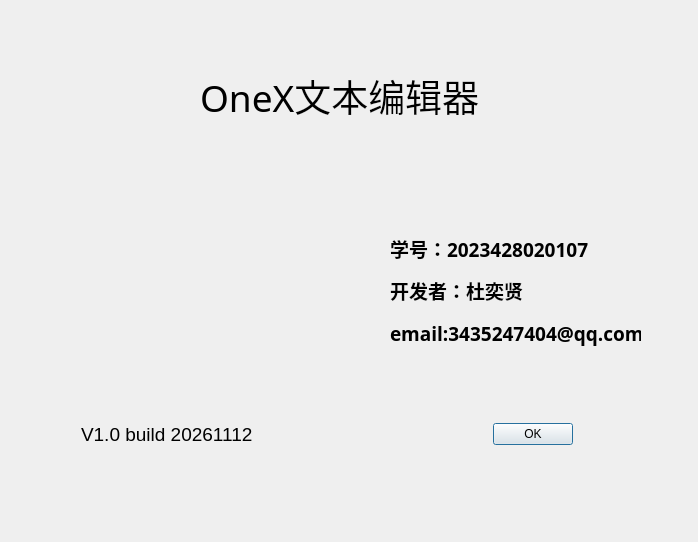
<?xml version="1.0" encoding="UTF-8"?>
<ui version="4.0">
 <class>AboutDialog</class>
 <widget class="QDialog" name="AboutDialog">
  <property name="geometry">
   <rect>
    <x>0</x>
    <y>0</y>
    <width>698</width>
    <height>542</height>
   </rect>
  </property>
  <property name="windowTitle">
   <string>关于</string>
  </property>
  <widget class="QDialogButtonBox" name="buttonBox">
   <property name="geometry">
    <rect>
     <x>480</x>
     <y>420</y>
     <width>93</width>
     <height>28</height>
    </rect>
   </property>
   <property name="orientation">
    <enum>Qt::Horizontal</enum>
   </property>
   <property name="standardButtons">
    <set>QDialogButtonBox::Ok</set>
   </property>
  </widget>
  <widget class="QLabel" name="label">
   <property name="geometry">
    <rect>
     <x>200</x>
     <y>30</y>
     <width>311</width>
     <height>131</height>
    </rect>
   </property>
   <property name="font">
    <font>
     <family>Agency FB</family>
     <pointsize>28</pointsize>
    </font>
   </property>
   <property name="text">
    <string>OneX文本编辑器</string>
   </property>
  </widget>
  <widget class="QLabel" name="label_5">
   <property name="geometry">
    <rect>
     <x>90</x>
     <y>190</y>
     <width>191</width>
     <height>191</height>
    </rect>
   </property>
   <property name="styleSheet">
    <string notr="true">border-image: url(:/img/Logo.png);</string>
   </property>
   <property name="text">
    <string/>
   </property>
  </widget>
  <widget class="QLabel" name="label_6">
   <property name="geometry">
    <rect>
     <x>81</x>
     <y>421</y>
     <width>204</width>
     <height>26</height>
    </rect>
   </property>
   <property name="font">
    <font>
     <family>Arial</family>
     <pointsize>14</pointsize>
    </font>
   </property>
   <property name="text">
    <string>V1.0 build 20261112</string>
   </property>
  </widget>
  <widget class="QWidget" name="layoutWidget">
   <property name="geometry">
    <rect>
     <x>390</x>
     <y>230</y>
     <width>251</width>
     <height>121</height>
    </rect>
   </property>
   <property name="font">
    <font>
     <family>Bahnschrift SemiBold SemiConden</family>
     <pointsize>14</pointsize>
     <weight>75</weight>
     <bold>true</bold>
    </font>
   </property>
   <layout class="QVBoxLayout" name="verticalLayout">
    <item>
     <widget class="QLabel" name="label_3">
      <property name="font">
       <font>
        <family>Bahnschrift SemiBold SemiConden</family>
        <pointsize>14</pointsize>
        <weight>75</weight>
        <bold>true</bold>
       </font>
      </property>
      <property name="text">
       <string>学号：2023428020107</string>
      </property>
     </widget>
    </item>
    <item>
     <widget class="QLabel" name="label_2">
      <property name="font">
       <font>
        <family>Bahnschrift SemiBold SemiConden</family>
        <pointsize>14</pointsize>
        <weight>75</weight>
        <bold>true</bold>
       </font>
      </property>
      <property name="text">
       <string>开发者：杜奕贤</string>
      </property>
     </widget>
    </item>
    <item>
     <widget class="QLabel" name="label_4">
      <property name="font">
       <font>
        <family>Bahnschrift SemiBold SemiConden</family>
        <pointsize>14</pointsize>
        <weight>75</weight>
        <bold>true</bold>
       </font>
      </property>
      <property name="text">
       <string>email:3435247404@qq.com</string>
      </property>
     </widget>
    </item>
   </layout>
  </widget>
 </widget>
 <resources/>
 <connections>
  <connection>
   <sender>buttonBox</sender>
   <signal>accepted()</signal>
   <receiver>AboutDialog</receiver>
   <slot>accept()</slot>
   <hints>
    <hint type="sourcelabel">
     <x>248</x>
     <y>254</y>
    </hint>
    <hint type="destinationlabel">
     <x>157</x>
     <y>274</y>
    </hint>
   </hints>
  </connection>
  <connection>
   <sender>buttonBox</sender>
   <signal>rejected()</signal>
   <receiver>AboutDialog</receiver>
   <slot>reject()</slot>
   <hints>
    <hint type="sourcelabel">
     <x>316</x>
     <y>260</y>
    </hint>
    <hint type="destinationlabel">
     <x>286</x>
     <y>274</y>
    </hint>
   </hints>
  </connection>
 </connections>
</ui>
